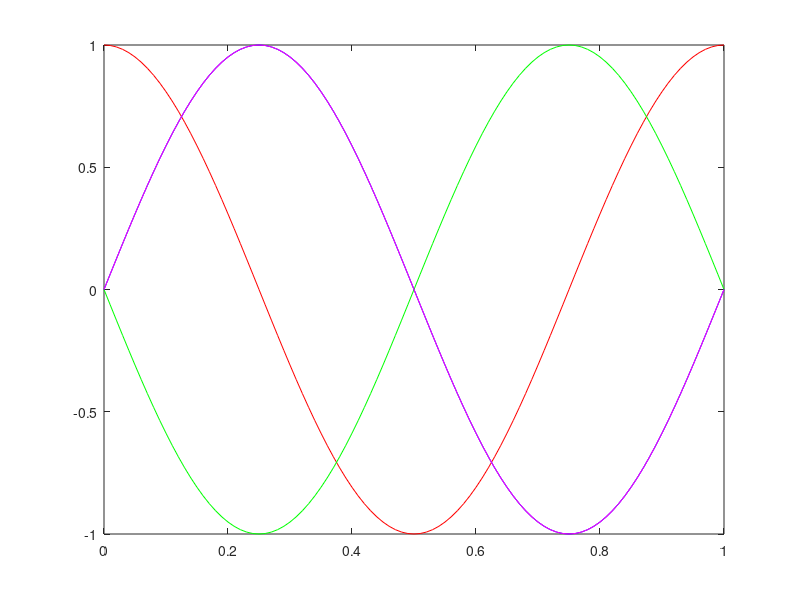

Write the MATLAB code that produced this figure.
t=0:0.01:1;
y1 = cos(2*pi*t);
y2= cos((2*pi*t)+(pi./2));
y3= cos((2*pi*t)-(pi./2));
y4 = sin(2*pi*t);
plot(t,y1,'r-',t,y2,'g-',t,y3,'b-',t,y4,'m-')

